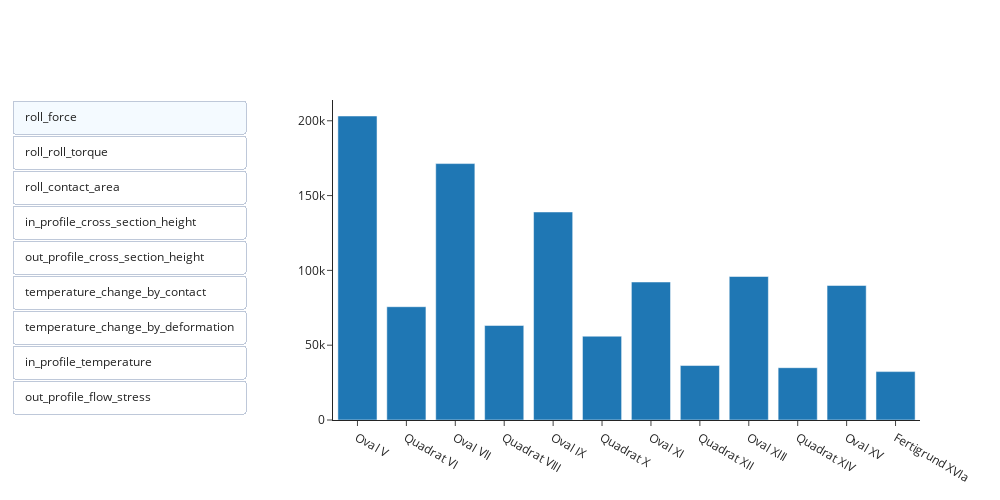

This figure's notebook cell:
### Markdown cell above
Diese Tabelle dient dazu, Ihnen einen besseren Überblick über mehrere Werte zu geben. Sie können die Ansicht einfach ändern, indem Sie auf die Reiter klicken.

### Code cell
import plotly.graph_objects as go

columns = ["roll_force", "roll_roll_torque", "roll_contact_area", "in_profile_cross_section_height", "out_profile_cross_section_height", "temperature_change_by_contact", "temperature_change_by_deformation", "in_profile_temperature", "out_profile_flow_stress"]
fig = go.Figure()

buttons = []
for i, col in enumerate(columns):
    fig.add_trace(go.Bar(x=df_roll_passes["label"], y=df_roll_passes[col], visible=(i == 0), name=col))
    visibility = [False] * len(columns)
    visibility[i] = True
    buttons.append(dict(label=col, method="update", args=[{"visible": visibility}]))
    
fig.update_layout(updatemenus=[dict(active=0, buttons=buttons, type="buttons", direction="down", x=-0.15, y=1)], width=1000, height=500)
fig.show()

### Figure 1 — Plotly figure (JSON) as saved in the notebook; plotly's stock layout.template omitted (floating-point values rounded to 4 significant figures)
{"data": [{"name": "roll_force", "visible": true, "x": ["Oval V", "Quadrat VI", "Oval VII", "Quadrat VIII", "Oval IX", "Quadrat X", "Oval XI", "Quadrat XII", "Oval XIII", "Quadrat XIV", "Oval XV", "Fertigrund XVIa"], "y": [203200.0, 75730.0, 171400.0, 63190.0, 139000.0, 56010.0, 92240.0, 36410.0, 95910.0, 34960.0, 89920.0, 32340.0], "type": "bar"}, {"name": "roll_roll_torque", "visible": false, "x": ["Oval V", "Quadrat VI", "Oval VII", "Quadrat VIII", "Oval IX", "Quadrat X", "Oval XI", "Quadrat XII", "Oval XIII", "Quadrat XIV", "Oval XV", "Fertigrund XVIa"], "y": [4233.0, 2118.0, 2570.0, 1506.0, 1738.0, 1199.0, 981.6, 575.1, 821.2, 492.4, 730.7, 414.1], "type": "bar"}, {"name": "roll_contact_area", "visible": false, "x": ["Oval V", "Quadrat VI", "Oval VII", "Quadrat VIII", "Oval IX", "Quadrat X", "Oval XI", "Quadrat XII", "Oval XIII", "Quadrat XIV", "Oval XV", "Fertigrund XVIa"], "y": [0.00185, 0.0006732, 0.00122, 0.0004412, 0.0007702, 0.0002992, 0.000404, 0.000158, 0.0003304, 0.0001223, 0.0002424, 9.635e-05], "type": "bar"}, {"name": "in_profile_cross_section_height", "visible": false, "x": ["Oval V", "Quadrat VI", "Oval VII", "Quadrat VIII", "Oval IX", "Quadrat X", "Oval XI", "Quadrat XII", "Oval XIII", "Quadrat XIV", "Oval XV", "Fertigrund XVIa"], "y": [0.03048, 0.0409, 0.02302, 0.03043, 0.01731, 0.02334, 0.012, 0.01583, 0.0101, 0.01341, 0.008123, 0.01138], "type": "bar"}, {"name": "out_profile_cross_section_height", "visible": false, "x": ["Oval V", "Quadrat VI", "Oval VII", "Quadrat VIII", "Oval IX", "Quadrat X", "Oval XI", "Quadrat XII", "Oval XIII", "Quadrat XIV", "Oval XV", "Fertigrund XVIa"], "y": [0.0177, 0.02901, 0.01327, 0.02178, 0.009999, 0.01614, 0.008152, 0.01253, 0.006496, 0.01016, 0.00491, 0.0078], "type": "bar"}, {"name": "temperature_change_by_contact", "visible": false, "x": ["Oval V", "Quadrat VI", "Oval VII", "Quadrat VIII", "Oval IX", "Quadrat X", "Oval XI", "Quadrat XII", "Oval XIII", "Quadrat XIV", "Oval XV", "Fertigrund XVIa"], "y": [-7.285, -3.507, -8.413, -3.858, -8.754, -4.545, -7.816, -3.605, -9.109, -3.979, -9.729, -4.241], "type": "bar"}, {"name": "temperature_change_by_deformation", "visible": false, "x": ["Oval V", "Quadrat VI", "Oval VII", "Quadrat VIII", "Oval IX", "Quadrat X", "Oval XI", "Quadrat XII", "Oval XIII", "Quadrat XIV", "Oval XV", "Fertigrund XVIa"], "y": [13.39, 8.838, 15.03, 11.11, 19.24, 18.97, 20.0, 14.98, 25.46, 19.44, 37.2, 21.46], "type": "bar"}, {"name": "in_profile_temperature", "visible": false, "x": ["Oval V", "Quadrat VI", "Oval VII", "Quadrat VIII", "Oval IX", "Quadrat X", "Oval XI", "Quadrat XII", "Oval XIII", "Quadrat XIV", "Oval XV", "Fertigrund XVIa"], "y": [1473.0, 1443.0, 1414.0, 1379.0, 1348.0, 1312.0, 1281.0, 1245.0, 1212.0, 1179.0, 1149.0, 1122.0], "type": "bar"}, {"name": "out_profile_flow_stress", "visible": false, "x": ["Oval V", "Quadrat VI", "Oval VII", "Quadrat VIII", "Oval IX", "Quadrat X", "Oval XI", "Quadrat XII", "Oval XIII", "Quadrat XIV", "Oval XV", "Fertigrund XVIa"], "y": [76590000.0, 89050000.0, 94430000.0, 109000000.0, 117100000.0, 133500000.0, 147400000.0, 168500000.0, 178400000.0, 201000000.0, 212100000.0, 229400000.0], "type": "bar"}], "layout": {"updatemenus": [{"active": 0, "buttons": [{"args": [{"visible": [true, false, false, false, false, false, false, false, false]}], "label": "roll_force", "method": "update"}, {"args": [{"visible": [false, true, false, false, false, false, false, false, false]}], "label": "roll_roll_torque", "method": "update"}, {"args": [{"visible": [false, false, true, false, false, false, false, false, false]}], "label": "roll_contact_area", "method": "update"}, {"args": [{"visible": [false, false, false, true, false, false, false, false, false]}], "label": "in_profile_cross_section_height", "method": "update"}, {"args": [{"visible": [false, false, false, false, true, false, false, false, false]}], "label": "out_profile_cross_section_height", "method": "update"}, {"args": [{"visible": [false, false, false, false, false, true, false, false, false]}], "label": "temperature_change_by_contact", "method": "update"}, {"args": [{"visible": [false, false, false, false, false, false, true, false, false]}], "label": "temperature_change_by_deformation", "method": "update"}, {"args": [{"visible": [false, false, false, false, false, false, false, true, false]}], "label": "in_profile_temperature", "method": "update"}, {"args": [{"visible": [false, false, false, false, false, false, false, false, true]}], "label": "out_profile_flow_stress", "method": "update"}], "direction": "down", "type": "buttons", "x": -0.15, "y": 1}], "width": 1000, "height": 500}}
